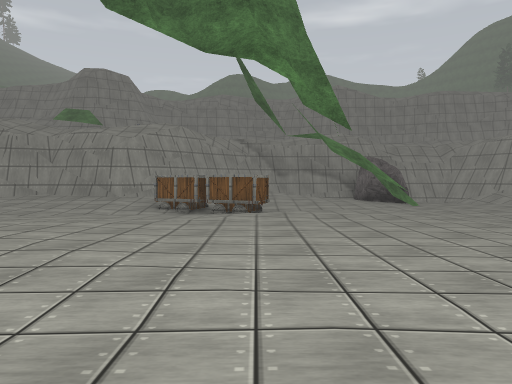
View 1 (above)

14 first-person views from a walk through a 3-D level made in the Unity game engine. The camera is 1.2 m above the floor, tilts 2° down and sees 70° across. The floor is counted in squares, 2 m on a side. Each view is taken from the middle of a square. On the plan, view 1 faces up. The plan holds only what a view shows up to about 10 squares ahead; the rest is blank. The place goes on beyond the plan. The player is left out. Some surface patterns are stand-ins.

View 2
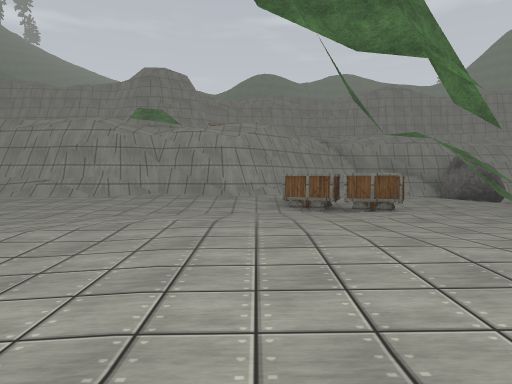

View 3
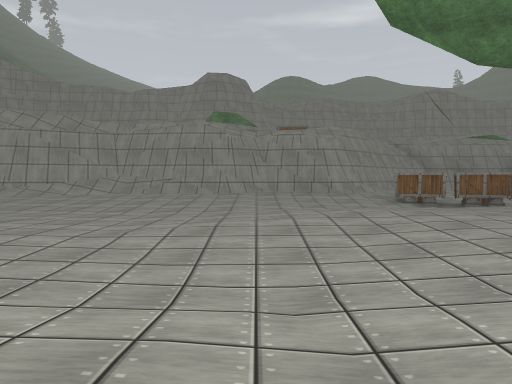

View 4
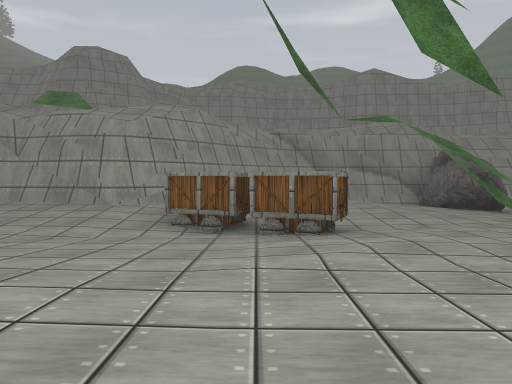

View 5
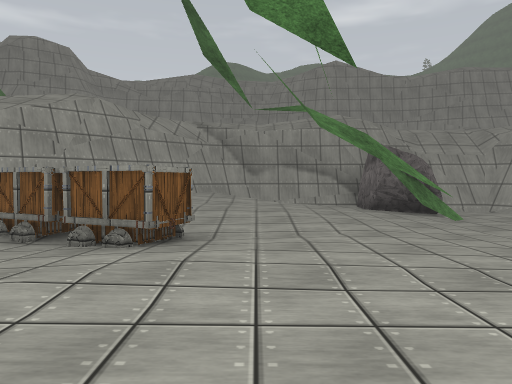

View 6
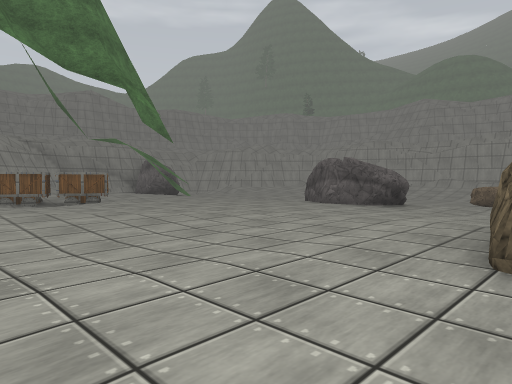

View 7
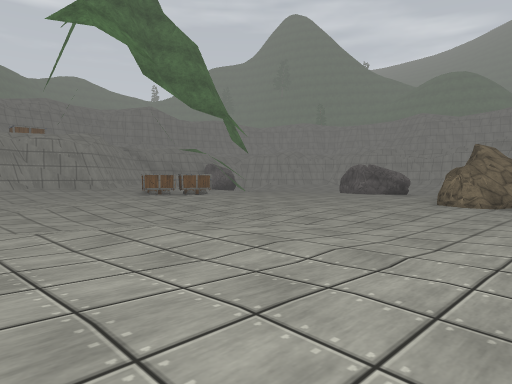

View 8
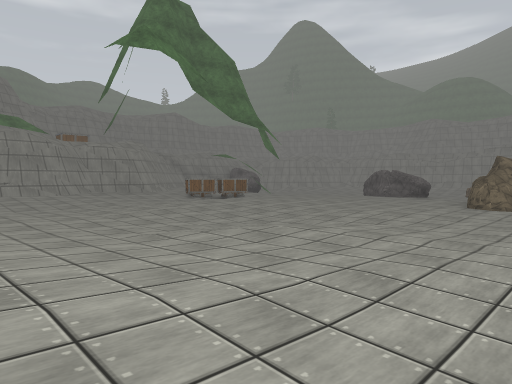

View 9
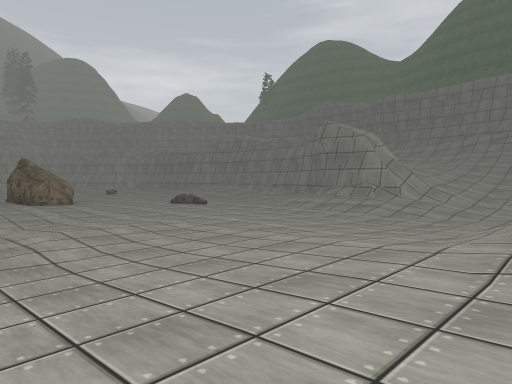

View 10
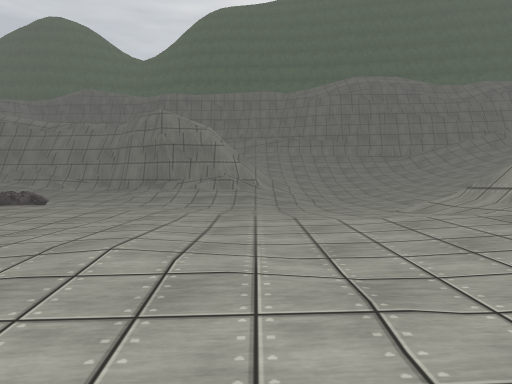

View 11
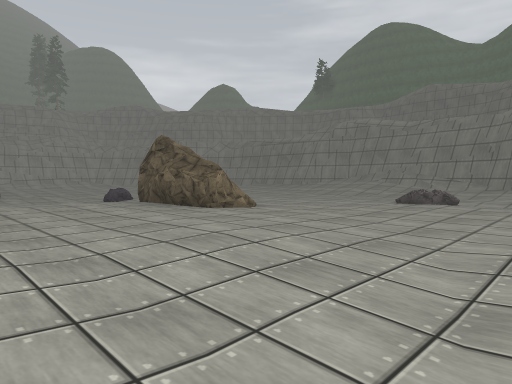

View 12
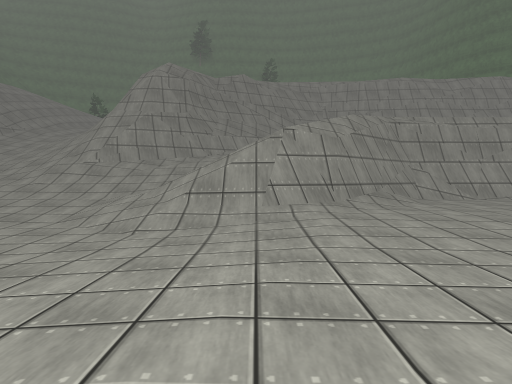

View 13
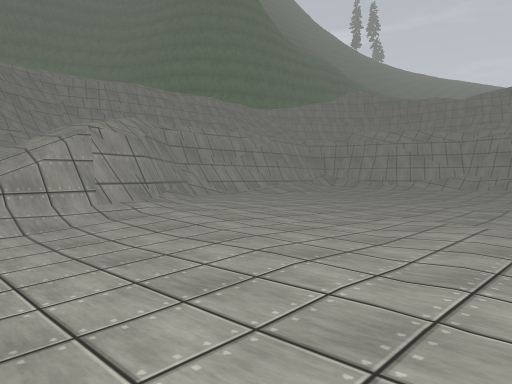

View 14
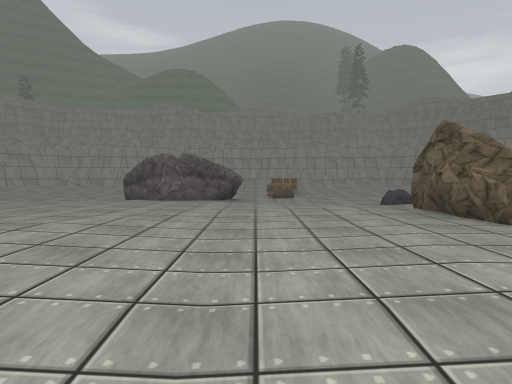

### Floor plan
Key: @ floor where view 1 was taken; # wall or solid block; x gap in a wall; . main floor; : floor 0.25 m higher than the main floor; - floor 0.25 m lower than the main floor; _ floor 0.5 m lower than the main floor; / step, stairs or slope; ^ raised ledge; O other object.
Columns run from 18 left of view 1 to 6 right of it. Each row starts with its distance up from view 1.
 14                     ###
 13                  #####O #
 12                 ##///-OO^
 11                ## /...xO^
 10         ########/ /..-^^^
  9      ##//###////O#-..^^^^
  8       ///:....///#O---^^^
  7       //////.-----...- ^
  6        .----..//.....-
  5         ----.........-
  4        ..---......... ^O
  3    ## ...----/....... #
  2    ##:...--__--......^O
  1    #/:...--___--....  O^O
  0    ##/:..-.//-....@. ^^^O
 -1     ##/...-.---....^ ^^^
 -2      ##/....---./##O^^^^
 -3 ^^^ ^^#/....-....^OO
 -4   ^^ ^ :----...  ^^
 -5    ^^^^ -_---   ^^^
 -6    ^^^^^   ^^^^^ ^^
 -7    ^^^^^^^^^^^^^^^
 -8    ^^^^^^^^#^^^^^

Positions as (right, up) in squares from view 1, and headings:
1: (0, 0), facing up
2: (-3, 0), facing up
3: (-6, -1), facing up
4: (-1, 3), facing up
5: (1, 4), facing up
6: (-4, -2), facing up-right
7: (-9, -4), facing up-right
8: (-11, -4), facing up-right
9: (-12, 1), facing down-right
10: (-8, 2), facing down
11: (-6, 2), facing down-right
12: (-6, -3), facing left
13: (-6, -5), facing up-left
14: (-5, 1), facing right
